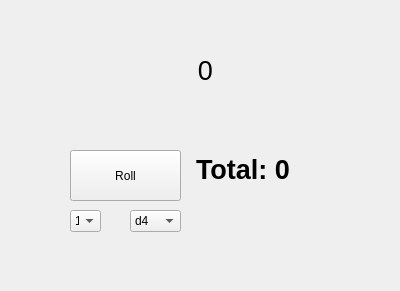
<?xml version="1.0" encoding="UTF-8"?>
<ui version="4.0">
 <class>diceForm</class>
 <widget class="QWidget" name="diceForm">
  <property name="geometry">
   <rect>
    <x>0</x>
    <y>0</y>
    <width>400</width>
    <height>291</height>
   </rect>
  </property>
  <property name="windowTitle">
   <string>Form</string>
  </property>
  <widget class="QComboBox" name="l">
   <property name="geometry">
    <rect>
     <x>130</x>
     <y>210</y>
     <width>51</width>
     <height>22</height>
    </rect>
   </property>
   <item>
    <property name="text">
     <string>d4</string>
    </property>
   </item>
   <item>
    <property name="text">
     <string>d6</string>
    </property>
   </item>
   <item>
    <property name="text">
     <string>d8</string>
    </property>
   </item>
   <item>
    <property name="text">
     <string>d10</string>
    </property>
   </item>
   <item>
    <property name="text">
     <string>d12</string>
    </property>
   </item>
   <item>
    <property name="text">
     <string>d20</string>
    </property>
   </item>
   <item>
    <property name="text">
     <string>d100</string>
    </property>
   </item>
  </widget>
  <widget class="QComboBox" name="n">
   <property name="geometry">
    <rect>
     <x>70</x>
     <y>210</y>
     <width>31</width>
     <height>22</height>
    </rect>
   </property>
   <property name="currentText">
    <string>1</string>
   </property>
   <item>
    <property name="text">
     <string>1</string>
    </property>
   </item>
   <item>
    <property name="text">
     <string>2</string>
    </property>
   </item>
   <item>
    <property name="text">
     <string>3</string>
    </property>
   </item>
   <item>
    <property name="text">
     <string>4</string>
    </property>
   </item>
   <item>
    <property name="text">
     <string>5</string>
    </property>
   </item>
  </widget>
  <widget class="QLabel" name="total">
   <property name="geometry">
    <rect>
     <x>196</x>
     <y>149</y>
     <width>141</width>
     <height>41</height>
    </rect>
   </property>
   <property name="font">
    <font>
     <pointsize>20</pointsize>
     <weight>75</weight>
     <bold>true</bold>
    </font>
   </property>
   <property name="text">
    <string>Total: 0</string>
   </property>
  </widget>
  <widget class="QLabel" name="result">
   <property name="geometry">
    <rect>
     <x>80</x>
     <y>40</y>
     <width>251</width>
     <height>61</height>
    </rect>
   </property>
   <property name="font">
    <font>
     <pointsize>20</pointsize>
    </font>
   </property>
   <property name="text">
    <string>0</string>
   </property>
   <property name="scaledContents">
    <bool>true</bool>
   </property>
   <property name="alignment">
    <set>Qt::AlignCenter</set>
   </property>
  </widget>
  <widget class="QPushButton" name="button">
   <property name="geometry">
    <rect>
     <x>70</x>
     <y>150</y>
     <width>111</width>
     <height>51</height>
    </rect>
   </property>
   <property name="text">
    <string>Roll</string>
   </property>
  </widget>
 </widget>
 <resources/>
 <connections/>
</ui>
